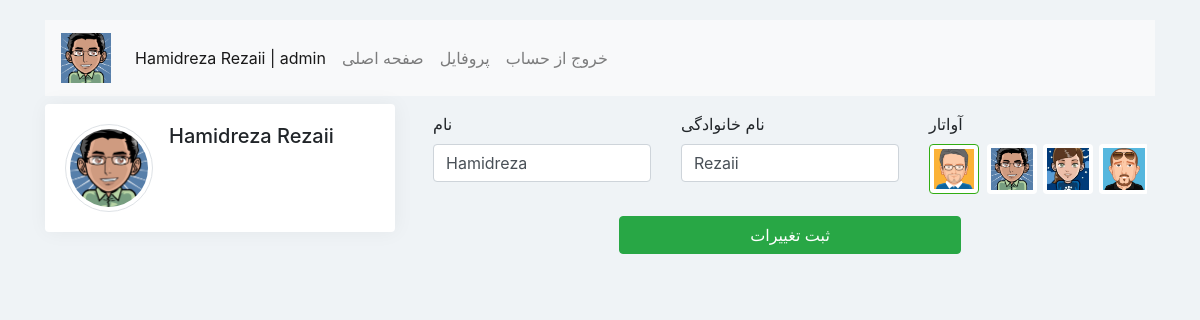
The app's page /profile (signed in) with its own data.
### phone_book/models.py (models this page shows)
class BookOwner(models.Model):
    user = models.ForeignKey(USER, blank=True, null=True, default="", on_delete=models.DO_NOTHING, verbose_name="کاربر")
    avatar = models.ForeignKey(Avatar, blank=True, null=True, default="", on_delete=models.DO_NOTHING, verbose_name="آواتار")
    status = models.BooleanField("فعال/غیر فعال", null=False, blank=False, default=True,
        help_text="مشخص کنید در صورت فعال بودن کاربر مجاز خواهد بود برای خارج کردن از دسترس غیر فعال نمایید"
    )
    is_deleted = models.BooleanField("فعال/غیر فعال", null=True, blank=True, default=False,
        editable=False
    )
    class Meta:
        verbose_name = "3-"+"کاربر های من"
        verbose_name_plural = "3-"+"کاربر های من"

class Avatar(models.Model):
    avatar = models.ImageField("آواتار", upload_to=avatar_uploadTo, blank=False, null=False, default="None.jpg")
    alt = models.CharField(
        "متن جایگزین تصویر", max_length=255, blank=True, null=True, default="",
        help_text="اگر تصویر به هر دلیل ممکن لود نشود این متن به جای تصویر نمایش داده خواهد شد"
    )
    status = models.BooleanField("فعال/غیر فعال", null=False, blank=False, default=True,
        help_text="مشخص کنید در صورت فعال بودن قابل انتخاب خواهد بود برای خارج کردن از دسترس غیر فعال نمایید"
    )
    is_deleted = models.BooleanField("فعال/غیر فعال", null=True, blank=True, default=False,
        editable=False
    )
    class Meta:
        verbose_name = "1-"+"آواتار"
        verbose_name_plural = "1-"+"آواتار"

### account/models.py (models this page shows)
class USER(AbstractUser):
    familier_code = models.CharField(
        verbose_name="کد معرفی", max_length=8, null=True, blank=True
    )
    familier = models.ForeignKey(
        'self', on_delete=models.SET_NULL, verbose_name="معرف", null=True, blank=True
    )
    pass_per_save = models.CharField(
        verbose_name="گذر واژه هش نشده", max_length=255, blank=True
    )
    GENDER_CHOICES = (
        ("m", "مرد"),
        ("w", "زن"),
        ("b", "ترجیح می دهم نگویم"),
    )
    gender = models.CharField(
        verbose_name="جنسیت", max_length=1, null=False,
        blank=False, choices=GENDER_CHOICES, default="m"
    )
    avatar = models.ImageField(
        verbose_name="آواتار", upload_to=upload_to_Image_file, null=True,
        blank=True, default="None"
    )
    phone_number = models.CharField(
        verbose_name="شماره همراه", max_length=11, null=True, blank=True, unique=True
    )
    custom_user_id = models.CharField(
        verbose_name="کد اختصاصی کاربر", max_length=24, null=True, blank=True, unique=True
    )
    code_send = models.IntegerField(
        verbose_name="کد ارسال شده", null=True, blank=True
    )
    email_sended = models.BooleanField(
        default=False, verbose_name="ایمیل ارسال شده است"
    )
    objects = CustomUserManager()
    def get_full_name(self):
        if self.first_name != "" or self.last_name != "":
            full_name = '%s %s' % (self.first_name, self.last_name)
            return full_name.strip()
        else:
            full_name = '%s' % (self.username, )
            return full_name.strip()

### phone_book/views.py (the view, shortened to what this page needs)
# urls.py: path("profile", profile, name="profile"),
def profile(request):
    if not request.user.is_authenticated:
        return redirect("/")
    user = request.user
    book_owner = BookOwner.objects.filter(user=user).first()
    avatars = Avatar.objects.filter(
        status = True,
        is_deleted = False,
    )
    context = {
        "avatars":avatars,
        "object":book_owner,
        "book_owner":book_owner,
    }
    return render(request, "profile.html", context)

### phone_book/templates/profile.html (shortened to what this page needs)
{% load static %}
<!DOCTYPE html>
<html lang="en">
    <head>
        <link href="{% static 'css/bootstrap4.5.min.css' %}" rel="stylesheet">
    </head>
    <body>
        <link href="{% static 'css/font-awesome.min.css' %}" rel="stylesheet" />
        <div class="container">
            <nav class="navbar navbar-expand-lg navbar-light bg-light">
                <a class="navbar-brand" style="cursor: pointer;">
                    <img width="50" src="{{book_owner.avatar.avatar.url}}"/>
                </a>
                <div class="collapse navbar-collapse" id="navbarSupportedContent">
                    <ul class="navbar-nav mr-auto">
                        <li class="nav-item active">
                            <a class="nav-link" style="cursor: pointer;">{{book_owner.user.get_full_name}} | {{book_owner.user.username}}<span class="sr-only">(current)</span></a>
                        </li>
                        <li class="nav-item">
                            <a class="nav-link" href="{% url 'phone_book:books' %}">صفحه اصلی</a>
                        </li>
                        <li class="nav-item">
                            <a class="nav-link" href="{% url 'phone_book:profile' %}">پروفایل</a>
                        </li>
                        {% if request.user.is_authenticated %}
                        <li class="nav-item">
                            <a class="nav-link" href="{% url 'account:logout'%}">خروج از حساب</a>
                        </li>
                        {% else %}
                        <li class="nav-item">
                            <a class="nav-link" href="{% url 'account:login'%}">ورود به حساب</a>
                        </li>
                        {% endif %}
                    </ul>
                </div>
            </nav>
        </div>
        <div class="container">
            <div class="row mt-2" id="profile">
                <div class="col-lg-4">
                    <div class="card m-b-30">
                        <div class="card-body">
                            <div class="media">
                                <img class="d-flex mr-3 rounded-circle img-thumbnail thumb-lg" src="{{object.avatar.avatar.url}}" alt="{{object.avatar.alt}}"/>
                                <div class="media-body">
                                    <h5 class="mt-0 font-18">{{object.user.first_name}} {{object.user.last_name}}</h5>
                                </div>
                            </div>
                        </div>
                    </div>
                </div>
                <div class="col-lg-8">
                    <form class="m-2" method="post">
                        <div class="row">
                            <div class="col-md-4">
                                <label for="PersoneNameID">نام</label>
                                <input value="{{request.user.first_name}}" title="نام را وارد نمایید" required type="text" class="form-control" name="first_name" id="PersoneNameID">
                            </div>
                            <div class="col-md-4">
                                <label for="PersoneLastNameID">نام خانوادگی</label>
                                <input value="{{request.user.last_name}}" title="نام خانوادگی را وارد نمایید" required type="text" class="form-control" name="last_name"  id="PersoneLastNameID">
                            </div>
                            <div class="col-md-4">
                                <label for="PersoneAvatarID">آواتار</label>
                                <div class="table-responsive">
                                    <table>
                                        <tr>
                                            {% for avatar in avatars %}
                                            {% if forloop.first %}
                                            <th class="p-0">
                                                <label onclick="bor(this);" for="avatar_{{forloop.counter}}">
                                                    <img style="border:1px rgb(50 173 19) solid;" width="50" class="img-thumbnail d-flex mr-5" src="{{avatar.avatar.url}}" alt="{{avatar.alt}}"/>
                                                </label>
                                            </th>
                                            {% else %}
                                            <th class="p-0">
                                                <label onclick="bor(this);" for="avatar_{{forloop.counter}}">
                                                    <img style="border:none;" width="50" class="img-thumbnail d-flex mr-5" src="{{avatar.avatar.url}}" alt="{{avatar.alt}}"/>
                                                </label>
                                            </th>
                                            {% endif %}
                                            {% endfor %}
                                        </tr>
                                    </table>
                                </div>
                            </div>
                            <div class="col-md-6 m-auto">
                                <button type="submit" class="btn btn-success btn-block mt-2 mb-2">ثبت تغییرات</button>
                            </div>
                        </div>
                    </div>
                </div>
            </div>
</body>
</html>

### phone_book/templates/profile.html (style rules this page uses)
body { background: #eff3f6; margin-top:20px; }
.thumb-lg { height: 88px; width: 88px; }
.card { border: none; box-shadow: 1px 0px 20px rgba(0, 0, 0, 0.05); }
.m-b-30 { margin-bottom: 30px; }

### records on screen
BookOwner: avatar.avatar (picture), user.get_full_name "Hamidreza Rezaii", user.username "admin", user.first_name "Hamidreza", user.last_name "Rezaii"
USER: first_name "Hamidreza", last_name "Rezaii"
Avatar: avatar (picture)
Avatar: avatar (picture)
Avatar: avatar (picture)
Avatar: avatar (picture)
